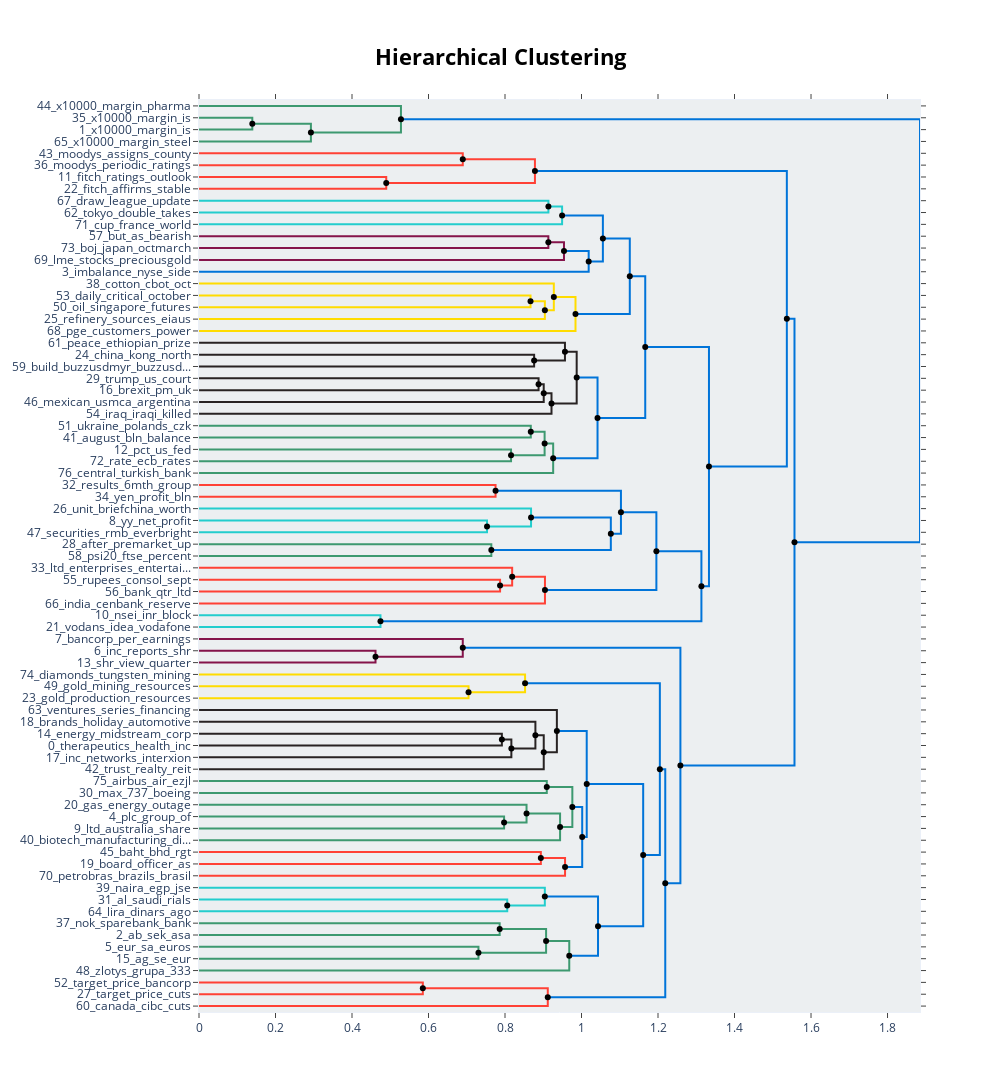

Source (notebook cell):
### Markdown cell above
Visualize the hierarchy of topics and how they have been reduced.

### Code cell
hierarchical_topics = topic_model.hierarchical_topics(docs_news)
topic_model.visualize_hierarchy(hierarchical_topics=hierarchical_topics)

### Figure 1 — Plotly figure (JSON) as saved in the notebook; plotly's stock layout.template omitted (floating-point values rounded to 4 significant figures)
{"data": [{"hoverinfo": "text", "marker": {"color": "rgb(61,153,112)"}, "mode": "lines", "text": ["x10000_margin_is_shh_long", "", "", "x10000_margin_is_shh_long"], "type": "scatter", "x": [0, 0.1393, 0.1393, 0], "xaxis": "x", "y": [-15, -15, -25, -25], "yaxis": "y"}, {"hoverinfo": "text", "marker": {"color": "rgb(61,153,112)"}, "mode": "lines", "text": ["x10000_margin_is_shh_long", "", "", "x10000_margin_steel_is_shh"], "type": "scatter", "x": [0.1393, 0.2926, 0.2926, 0], "xaxis": "x", "y": [-20, -20, -35, -35], "yaxis": "y"}, {"hoverinfo": "text", "marker": {"color": "rgb(61,153,112)"}, "mode": "lines", "text": ["x10000_margin_pharma_is_shh", "", "", "x10000_margin_is_shh_long"], "type": "scatter", "x": [0, 0.528, 0.528, 0.2926], "xaxis": "x", "y": [-5, -5, -27.5, -27.5], "yaxis": "y"}, {"hoverinfo": "text", "marker": {"color": "rgb(255,65,54)"}, "mode": "lines", "text": ["moodys_assigns_county_aa2_go", "", "", "moodys_periodic_ratings_review_completion"], "type": "scatter", "x": [0, 0.6896, 0.6896, 0], "xaxis": "x", "y": [-45, -45, -55, -55], "yaxis": "y"}, {"hoverinfo": "text", "marker": {"color": "rgb(255,65,54)"}, "mode": "lines", "text": ["fitch_ratings_outlook_stable_affirms", "", "", "fitch_affirms_stable_outlook_bbb"], "type": "scatter", "x": [0, 0.4895, 0.4895, 0], "xaxis": "x", "y": [-65, -65, -75, -75], "yaxis": "y"}, {"hoverinfo": "text", "marker": {"color": "rgb(255,65,54)"}, "mode": "lines", "text": ["moodys_periodic_ratings_review_completion", "", "", "fitch_affirms_outlook_stable_ratings"], "type": "scatter", "x": [0.6896, 0.8782, 0.8782, 0.4895], "xaxis": "x", "y": [-50, -50, -70, -70], "yaxis": "y"}, {"hoverinfo": "text", "marker": {"color": "rgb(35,205,205)"}, "mode": "lines", "text": ["draw_league_update_zagreb_frustrated", "", "", "tokyo_double_takes_gold_world"], "type": "scatter", "x": [0, 0.9135, 0.9135, 0], "xaxis": "x", "y": [-85, -85, -95, -95], "yaxis": "y"}, {"hoverinfo": "text", "marker": {"color": "rgb(35,205,205)"}, "mode": "lines", "text": ["league_double_draw_tokyo_duel", "", "", "cup_france_world_england_knockout"], "type": "scatter", "x": [0.9135, 0.9493, 0.9493, 0], "xaxis": "x", "y": [-90, -90, -105, -105], "yaxis": "y"}, {"hoverinfo": "text", "marker": {"color": "rgb(133,20,75)"}, "mode": "lines", "text": ["but_as_bearish_buzzusdjpy_pound", "", "", "boj_japan_octmarch_jgbs_ca"], "type": "scatter", "x": [0, 0.9133, 0.9133, 0], "xaxis": "x", "y": [-115, -115, -125, -125], "yaxis": "y"}, {"hoverinfo": "text", "marker": {"color": "rgb(133,20,75)"}, "mode": "lines", "text": ["boj_but_as_offers_japan", "", "", "lme_stocks_preciousgold_zinc_copper"], "type": "scatter", "x": [0.9133, 0.9542, 0.9542, 0], "xaxis": "x", "y": [-120, -120, -135, -135], "yaxis": "y"}, {"hoverinfo": "text", "marker": {"color": "rgb(0,116,217)"}, "mode": "lines", "text": ["lme_stocks_boj_but_preciousgold", "", "", "imbalance_nyse_side_order_sell"], "type": "scatter", "x": [0.9542, 1.019, 1.019, 0], "xaxis": "x", "y": [-127.5, -127.5, -145, -145], "yaxis": "y"}, {"hoverinfo": "text", "marker": {"color": "rgb(0,116,217)"}, "mode": "lines", "text": ["cup_world_league_double_update", "", "", "nyse_imbalance_side_order_sell"], "type": "scatter", "x": [0.9493, 1.056, 1.056, 1.019], "xaxis": "x", "y": [-97.5, -97.5, -136.2, -136.2], "yaxis": "y"}, {"hoverinfo": "text", "marker": {"color": "rgb(255,220,0)"}, "mode": "lines", "text": ["daily_critical_october_notice_pipeline", "", "", "oil_singapore_futures_palm_malaysia"], "type": "scatter", "x": [0, 0.8667, 0.8667, 0], "xaxis": "x", "y": [-165, -165, -175, -175], "yaxis": "y"}, {"hoverinfo": "text", "marker": {"color": "rgb(255,220,0)"}, "mode": "lines", "text": ["oil_october_daily_critical_futures", "", "", "refinery_sources_eiaus_nhc_arthur"], "type": "scatter", "x": [0.8667, 0.9042, 0.9042, 0], "xaxis": "x", "y": [-170, -170, -185, -185], "yaxis": "y"}, {"hoverinfo": "text", "marker": {"color": "rgb(255,220,0)"}, "mode": "lines", "text": ["cotton_cbot_oct_usda_crop", "", "", "oil_refinery_crude_natgas_futures"], "type": "scatter", "x": [0, 0.9276, 0.9276, 0.9042], "xaxis": "x", "y": [-155, -155, -177.5, -177.5], "yaxis": "y"}, {"hoverinfo": "text", "marker": {"color": "rgb(255,220,0)"}, "mode": "lines", "text": ["oil_oct_refinery_futures_crude", "", "", "pge_customers_power_psps_wind"], "type": "scatter", "x": [0.9276, 0.9843, 0.9843, 0], "xaxis": "x", "y": [-166.2, -166.2, -195, -195], "yaxis": "y"}, {"hoverinfo": "text", "marker": {"color": "rgb(0,116,217)"}, "mode": "lines", "text": ["imbalance_nyse_side_order_sell", "", "", "oct_oil_refinery_futures_crude"], "type": "scatter", "x": [1.056, 1.126, 1.126, 0.9843], "xaxis": "x", "y": [-116.9, -116.9, -180.6, -180.6], "yaxis": "y"}, {"hoverinfo": "text", "marker": {"color": "rgb(40,35,35)"}, "mode": "lines", "text": ["china_kong_north_hong_korea", "", "", "build_buzzusdmyr_buzzusdcnh_pmi_won"], "type": "scatter", "x": [0, 0.8761, 0.8761, 0], "xaxis": "x", "y": [-215, -215, -225, -225], "yaxis": "y"}, {"hoverinfo": "text", "marker": {"color": "rgb(40,35,35)"}, "mode": "lines", "text": ["peace_ethiopian_prize_shillings_south", "", "", "china_kong_north_chinas_hong"], "type": "scatter", "x": [0, 0.9567, 0.9567, 0.8761], "xaxis": "x", "y": [-205, -205, -220, -220], "yaxis": "y"}, {"hoverinfo": "text", "marker": {"color": "rgb(40,35,35)"}, "mode": "lines", "text": ["trump_us_court_impeachment_presidential", "", "", "brexit_pm_uk_eu_johnson"], "type": "scatter", "x": [0, 0.8878, 0.8878, 0], "xaxis": "x", "y": [-235, -235, -245, -245], "yaxis": "y"}, {"hoverinfo": "text", "marker": {"color": "rgb(40,35,35)"}, "mode": "lines", "text": ["brexit_pm_uk_trump_eu", "", "", "mexican_usmca_argentina_president_mexico"], "type": "scatter", "x": [0.8878, 0.9012, 0.9012, 0], "xaxis": "x", "y": [-240, -240, -255, -255], "yaxis": "y"}, {"hoverinfo": "text", "marker": {"color": "rgb(40,35,35)"}, "mode": "lines", "text": ["brexit_pm_uk_says_trump", "", "", "iraq_iraqi_killed_lebanon_state"], "type": "scatter", "x": [0.9012, 0.9216, 0.9216, 0], "xaxis": "x", "y": [-247.5, -247.5, -265, -265], "yaxis": "y"}, {"hoverinfo": "text", "marker": {"color": "rgb(40,35,35)"}, "mode": "lines", "text": ["china_south_kong_update_north", "", "", "brexit_pm_says_update_uk"], "type": "scatter", "x": [0.9567, 0.9874, 0.9874, 0.9216], "xaxis": "x", "y": [-212.5, -212.5, -256.2, -256.2], "yaxis": "y"}, {"hoverinfo": "text", "marker": {"color": "rgb(61,153,112)"}, "mode": "lines", "text": ["ukraine_polands_czk_minister_fcast", "", "", "august_bln_balance_september_in"], "type": "scatter", "x": [0, 0.8674, 0.8674, 0], "xaxis": "x", "y": [-275, -275, -285, -285], "yaxis": "y"}, {"hoverinfo": "text", "marker": {"color": "rgb(61,153,112)"}, "mode": "lines", "text": ["pct_us_fed_feds_week", "", "", "rate_ecb_rates_lowe_rba"], "type": "scatter", "x": [0, 0.8158, 0.8158, 0], "xaxis": "x", "y": [-295, -295, -305, -305], "yaxis": "y"}, {"hoverinfo": "text", "marker": {"color": "rgb(61,153,112)"}, "mode": "lines", "text": ["bln_ukraine_august_balance_pct", "", "", "pct_us_rate_fed_feds"], "type": "scatter", "x": [0.8674, 0.9035, 0.9035, 0.8158], "xaxis": "x", "y": [-280, -280, -300, -300], "yaxis": "y"}, {"hoverinfo": "text", "marker": {"color": "rgb(61,153,112)"}, "mode": "lines", "text": ["pct_rate_us_fed_feds", "", "", "central_turkish_bank_lira_dollars"], "type": "scatter", "x": [0.9035, 0.9259, 0.9259, 0], "xaxis": "x", "y": [-290, -290, -315, -315], "yaxis": "y"}, {"hoverinfo": "text", "marker": {"color": "rgb(0,116,217)"}, "mode": "lines", "text": ["brexit_pm_update_says_us", "", "", "pct_rate_us_fed_feds"], "type": "scatter", "x": [0.9874, 1.042, 1.042, 0.9259], "xaxis": "x", "y": [-234.4, -234.4, -302.5, -302.5], "yaxis": "y"}, {"hoverinfo": "text", "marker": {"color": "rgb(0,116,217)"}, "mode": "lines", "text": ["nyse_imbalance_side_order_on", "", "", "us_says_brexit_pct_update"], "type": "scatter", "x": [1.126, 1.167, 1.167, 1.042], "xaxis": "x", "y": [-148.8, -148.8, -268.4, -268.4], "yaxis": "y"}, {"hoverinfo": "text", "marker": {"color": "rgb(255,65,54)"}, "mode": "lines", "text": ["results_6mth_group_parent_forecast", "", "", "yen_profit_bln_forecast_201920"], "type": "scatter", "x": [0, 0.7753, 0.7753, 0], "xaxis": "x", "y": [-325, -325, -335, -335], "yaxis": "y"}, {"hoverinfo": "text", "marker": {"color": "rgb(35,205,205)"}, "mode": "lines", "text": ["yy_net_profit_9mth_up", "", "", "securities_rmb_everbright_yuexiu_guangzhou"], "type": "scatter", "x": [0, 0.753, 0.753, 0], "xaxis": "x", "y": [-355, -355, -365, -365], "yaxis": "y"}, {"hoverinfo": "text", "marker": {"color": "rgb(35,205,205)"}, "mode": "lines", "text": ["unit_briefchina_worth_holdings_plans", "", "", "yy_net_profit_9mth_up"], "type": "scatter", "x": [0, 0.8681, 0.8681, 0.753], "xaxis": "x", "y": [-345, -345, -360, -360], "yaxis": "y"}, {"hoverinfo": "text", "marker": {"color": "rgb(61,153,112)"}, "mode": "lines", "text": ["after_premarket_up_beat_co", "", "", "psi20_ftse_percent_up_after"], "type": "scatter", "x": [0, 0.7643, 0.7643, 0], "xaxis": "x", "y": [-375, -375, -385, -385], "yaxis": "y"}, {"hoverinfo": "text", "marker": {"color": "rgb(0,116,217)"}, "mode": "lines", "text": ["yy_net_profit_up_9mth", "", "", "after_up_premarket_down_shares"], "type": "scatter", "x": [0.8681, 1.077, 1.077, 0.7643], "xaxis": "x", "y": [-352.5, -352.5, -380, -380], "yaxis": "y"}, {"hoverinfo": "text", "marker": {"color": "rgb(0,116,217)"}, "mode": "lines", "text": ["yen_forecast_6mth_group_profit", "", "", "up_yy_profit_net_after"], "type": "scatter", "x": [0.7753, 1.103, 1.103, 1.077], "xaxis": "x", "y": [-330, -330, -366.2, -366.2], "yaxis": "y"}, {"hoverinfo": "text", "marker": {"color": "rgb(255,65,54)"}, "mode": "lines", "text": ["rupees_consol_sept_ltd_qtr", "", "", "bank_qtr_ltd_issue_rupees"], "type": "scatter", "x": [0, 0.7871, 0.7871, 0], "xaxis": "x", "y": [-405, -405, -415, -415], "yaxis": "y"}, {"hoverinfo": "text", "marker": {"color": "rgb(255,65,54)"}, "mode": "lines", "text": ["ltd_enterprises_entertainment_india_rupees", "", "", "rupees_qtr_ltd_sept_consol"], "type": "scatter", "x": [0, 0.8187, 0.8187, 0.7871], "xaxis": "x", "y": [-395, -395, -410, -410], "yaxis": "y"}, {"hoverinfo": "text", "marker": {"color": "rgb(255,65,54)"}, "mode": "lines", "text": ["rupees_ltd_qtr_sept_india", "", "", "india_cenbank_reserve_rbi_rupees"], "type": "scatter", "x": [0.8187, 0.9045, 0.9045, 0], "xaxis": "x", "y": [-402.5, -402.5, -425, -425], "yaxis": "y"}, {"hoverinfo": "text", "marker": {"color": "rgb(0,116,217)"}, "mode": "lines", "text": ["profit_yen_bln_up_forecast", "", "", "rupees_ltd_india_qtr_sept"], "type": "scatter", "x": [1.103, 1.196, 1.196, 0.9045], "xaxis": "x", "y": [-348.1, -348.1, -413.8, -413.8], "yaxis": "y"}, {"hoverinfo": "text", "marker": {"color": "rgb(35,205,205)"}, "mode": "lines", "text": ["nsei_inr_block_deal_at", "", "", "vodans_idea_vodafone_nsei_inr"], "type": "scatter", "x": [0, 0.4744, 0.4744, 0], "xaxis": "x", "y": [-435, -435, -445, -445], "yaxis": "y"}, {"hoverinfo": "text", "marker": {"color": "rgb(0,116,217)"}, "mode": "lines", "text": ["profit_bln_yen_up_ltd", "", "", "nsei_inr_block_deal_vodans"], "type": "scatter", "x": [1.196, 1.313, 1.313, 0.4744], "xaxis": "x", "y": [-380.9, -380.9, -440, -440], "yaxis": "y"}, {"hoverinfo": "text", "marker": {"color": "rgb(0,116,217)"}, "mode": "lines", "text": ["side_imbalance_nyse_order_on", "", "", "inr_block_nsei_deal_profit"], "type": "scatter", "x": [1.167, 1.333, 1.333, 1.313], "xaxis": "x", "y": [-208.6, -208.6, -410.5, -410.5], "yaxis": "y"}, {"hoverinfo": "text", "marker": {"color": "rgb(0,116,217)"}, "mode": "lines", "text": ["fitch_moodys_ratings_stable_outlook", "", "", "deal_side_nyse_imbalance_shares"], "type": "scatter", "x": [0.8782, 1.537, 1.537, 1.333], "xaxis": "x", "y": [-60, -60, -309.5, -309.5], "yaxis": "y"}, {"hoverinfo": "text", "marker": {"color": "rgb(133,20,75)"}, "mode": "lines", "text": ["inc_reports_shr_quarter_ibes", "", "", "shr_view_quarter_third_ibes"], "type": "scatter", "x": [0, 0.4615, 0.4615, 0], "xaxis": "x", "y": [-465, -465, -475, -475], "yaxis": "y"}, {"hoverinfo": "text", "marker": {"color": "rgb(133,20,75)"}, "mode": "lines", "text": ["bancorp_per_earnings_financial_shr", "", "", "shr_reports_quarter_inc_ibes"], "type": "scatter", "x": [0, 0.6896, 0.6896, 0.4615], "xaxis": "x", "y": [-455, -455, -470, -470], "yaxis": "y"}, {"hoverinfo": "text", "marker": {"color": "rgb(255,220,0)"}, "mode": "lines", "text": ["gold_mining_resources_mineral_ltd", "", "", "gold_production_resources_minerals_steel"], "type": "scatter", "x": [0, 0.7047, 0.7047, 0], "xaxis": "x", "y": [-495, -495, -505, -505], "yaxis": "y"}, {"hoverinfo": "text", "marker": {"color": "rgb(255,220,0)"}, "mode": "lines", "text": ["diamonds_tungsten_mining_lithium_resources", "", "", "gold_production_resources_mining_minerals"], "type": "scatter", "x": [0, 0.8525, 0.8525, 0.7047], "xaxis": "x", "y": [-485, -485, -500, -500], "yaxis": "y"}, {"hoverinfo": "text", "marker": {"color": "rgb(40,35,35)"}, "mode": "lines", "text": ["energy_midstream_corp_quarter_coal", "", "", "therapeutics_health_inc_pharmaceuticals_announces"], "type": "scatter", "x": [0, 0.7918, 0.7918, 0], "xaxis": "x", "y": [-535, -535, -545, -545], "yaxis": "y"}, {"hoverinfo": "text", "marker": {"color": "rgb(40,35,35)"}, "mode": "lines", "text": ["therapeutics_health_inc_announces_for", "", "", "inc_networks_interxion_google_target"], "type": "scatter", "x": [0.7918, 0.8166, 0.8166, 0], "xaxis": "x", "y": [-540, -540, -555, -555], "yaxis": "y"}, {"hoverinfo": "text", "marker": {"color": "rgb(40,35,35)"}, "mode": "lines", "text": ["brands_holiday_automotive_inc_motors", "", "", "inc_therapeutics_health_of_for"], "type": "scatter", "x": [0, 0.8795, 0.8795, 0.8166], "xaxis": "x", "y": [-525, -525, -547.5, -547.5], "yaxis": "y"}, {"hoverinfo": "text", "marker": {"color": "rgb(40,35,35)"}, "mode": "lines", "text": ["inc_of_therapeutics_agreement_health", "", "", "trust_realty_reit_properties_apartment"], "type": "scatter", "x": [0.8795, 0.9012, 0.9012, 0], "xaxis": "x", "y": [-536.2, -536.2, -565, -565], "yaxis": "y"}, {"hoverinfo": "text", "marker": {"color": "rgb(40,35,35)"}, "mode": "lines", "text": ["ventures_series_financing_capital_certificates", "", "", "inc_of_therapeutics_to_agreement"], "type": "scatter", "x": [0, 0.9356, 0.9356, 0.9012], "xaxis": "x", "y": [-515, -515, -550.6, -550.6], "yaxis": "y"}, {"hoverinfo": "text", "marker": {"color": "rgb(61,153,112)"}, "mode": "lines", "text": ["airbus_air_ezjl_easyjet_despite", "", "", "max_737_boeing_airlines_air"], "type": "scatter", "x": [0, 0.9092, 0.9092, 0], "xaxis": "x", "y": [-575, -575, -585, -585], "yaxis": "y"}, {"hoverinfo": "text", "marker": {"color": "rgb(61,153,112)"}, "mode": "lines", "text": ["plc_group_of_stg_in", "", "", "ltd_australia_share_halt_capital"], "type": "scatter", "x": [0, 0.7976, 0.7976, 0], "xaxis": "x", "y": [-605, -605, -615, -615], "yaxis": "y"}, {"hoverinfo": "text", "marker": {"color": "rgb(61,153,112)"}, "mode": "lines", "text": ["gas_energy_outage_mcmday_gassco", "", "", "plc_group_ltd_share_in"], "type": "scatter", "x": [0, 0.8563, 0.8563, 0.7976], "xaxis": "x", "y": [-595, -595, -610, -610], "yaxis": "y"}, {"hoverinfo": "text", "marker": {"color": "rgb(61,153,112)"}, "mode": "lines", "text": ["plc_group_ltd_in_to", "", "", "biotech_manufacturing_digitallyenabled_astrazeneca_ushers"], "type": "scatter", "x": [0.8563, 0.944, 0.944, 0], "xaxis": "x", "y": [-602.5, -602.5, -625, -625], "yaxis": "y"}, {"hoverinfo": "text", "marker": {"color": "rgb(61,153,112)"}, "mode": "lines", "text": ["max_737_air_boeing_airlines", "", "", "plc_in_group_to_of"], "type": "scatter", "x": [0.9092, 0.976, 0.976, 0.944], "xaxis": "x", "y": [-580, -580, -613.8, -613.8], "yaxis": "y"}, {"hoverinfo": "text", "marker": {"color": "rgb(255,65,54)"}, "mode": "lines", "text": ["baht_bhd_rgt_thai_pcl", "", "", "board_officer_as_chief_appoints"], "type": "scatter", "x": [0, 0.8937, 0.8937, 0], "xaxis": "x", "y": [-635, -635, -645, -645], "yaxis": "y"}, {"hoverinfo": "text", "marker": {"color": "rgb(255,65,54)"}, "mode": "lines", "text": ["board_as_officer_appoints_chief", "", "", "petrobras_brazils_brasil_reais_ceo"], "type": "scatter", "x": [0.8937, 0.957, 0.957, 0], "xaxis": "x", "y": [-640, -640, -655, -655], "yaxis": "y"}, {"hoverinfo": "text", "marker": {"color": "rgb(0,116,217)"}, "mode": "lines", "text": ["plc_in_group_of_to", "", "", "board_as_ceo_officer_appoints"], "type": "scatter", "x": [0.976, 1.002, 1.002, 0.957], "xaxis": "x", "y": [-596.9, -596.9, -647.5, -647.5], "yaxis": "y"}, {"hoverinfo": "text", "marker": {"color": "rgb(0,116,217)"}, "mode": "lines", "text": ["inc_of_to_announces_therapeutics", "", "", "plc_in_of_as_ceo"], "type": "scatter", "x": [0.9356, 1.014, 1.014, 1.002], "xaxis": "x", "y": [-532.8, -532.8, -622.2, -622.2], "yaxis": "y"}, {"hoverinfo": "text", "marker": {"color": "rgb(35,205,205)"}, "mode": "lines", "text": ["al_saudi_rials_ninemonth_dinars", "", "", "lira_dinars_ago_loss_year"], "type": "scatter", "x": [0, 0.8058, 0.8058, 0], "xaxis": "x", "y": [-675, -675, -685, -685], "yaxis": "y"}, {"hoverinfo": "text", "marker": {"color": "rgb(35,205,205)"}, "mode": "lines", "text": ["naira_egp_jse_nigeria_transmission", "", "", "dinars_lira_ago_year_al"], "type": "scatter", "x": [0, 0.9041, 0.9041, 0.8058], "xaxis": "x", "y": [-665, -665, -680, -680], "yaxis": "y"}, {"hoverinfo": "text", "marker": {"color": "rgb(61,153,112)"}, "mode": "lines", "text": ["nok_sparebank_bank_yr_mln", "", "", "ab_sek_asa_publ_q3"], "type": "scatter", "x": [0, 0.786, 0.786, 0], "xaxis": "x", "y": [-695, -695, -705, -705], "yaxis": "y"}, {"hoverinfo": "text", "marker": {"color": "rgb(61,153,112)"}, "mode": "lines", "text": ["eur_sa_euros_nv_spa", "", "", "ag_se_eur_sfr_euros"], "type": "scatter", "x": [0, 0.7306, 0.7306, 0], "xaxis": "x", "y": [-715, -715, -725, -725], "yaxis": "y"}, {"hoverinfo": "text", "marker": {"color": "rgb(61,153,112)"}, "mode": "lines", "text": ["ab_sek_asa_nok_publ", "", "", "eur_ag_euros_sa_nv"], "type": "scatter", "x": [0.786, 0.9074, 0.9074, 0.7306], "xaxis": "x", "y": [-700, -700, -720, -720], "yaxis": "y"}, {"hoverinfo": "text", "marker": {"color": "rgb(61,153,112)"}, "mode": "lines", "text": ["ab_eur_sek_mln_ag", "", "", "zlotys_grupa_333_733_sa"], "type": "scatter", "x": [0.9074, 0.968, 0.968, 0], "xaxis": "x", "y": [-710, -710, -735, -735], "yaxis": "y"}, {"hoverinfo": "text", "marker": {"color": "rgb(0,116,217)"}, "mode": "lines", "text": ["dinars_lira_naira_year_ago", "", "", "ab_eur_sek_mln_yr"], "type": "scatter", "x": [0.9041, 1.043, 1.043, 0.968], "xaxis": "x", "y": [-672.5, -672.5, -722.5, -722.5], "yaxis": "y"}, {"hoverinfo": "text", "marker": {"color": "rgb(0,116,217)"}, "mode": "lines", "text": ["plc_of_to_inc_in", "", "", "ab_eur_mln_ago_sek"], "type": "scatter", "x": [1.014, 1.161, 1.161, 1.043], "xaxis": "x", "y": [-577.5, -577.5, -697.5, -697.5], "yaxis": "y"}, {"hoverinfo": "text", "marker": {"color": "rgb(0,116,217)"}, "mode": "lines", "text": ["gold_resources_mining_production_minerals", "", "", "mln_of_to_in_for"], "type": "scatter", "x": [0.8525, 1.205, 1.205, 1.161], "xaxis": "x", "y": [-492.5, -492.5, -637.5, -637.5], "yaxis": "y"}, {"hoverinfo": "text", "marker": {"color": "rgb(255,65,54)"}, "mode": "lines", "text": ["target_price_bancorp_davidson_raises", "", "", "target_price_cuts_from_raises"], "type": "scatter", "x": [0, 0.5852, 0.5852, 0], "xaxis": "x", "y": [-745, -745, -755, -755], "yaxis": "y"}, {"hoverinfo": "text", "marker": {"color": "rgb(255,65,54)"}, "mode": "lines", "text": ["target_price_raises_from_cuts", "", "", "canada_cibc_cuts_under_mullen"], "type": "scatter", "x": [0.5852, 0.9118, 0.9118, 0], "xaxis": "x", "y": [-750, -750, -765, -765], "yaxis": "y"}, {"hoverinfo": "text", "marker": {"color": "rgb(0,116,217)"}, "mode": "lines", "text": ["of_mln_to_in_for", "", "", "target_price_from_cuts_raises"], "type": "scatter", "x": [1.205, 1.219, 1.219, 0.9118], "xaxis": "x", "y": [-565, -565, -757.5, -757.5], "yaxis": "y"}, {"hoverinfo": "text", "marker": {"color": "rgb(0,116,217)"}, "mode": "lines", "text": ["shr_reports_inc_quarter_earnings", "", "", "to_of_mln_from_price"], "type": "scatter", "x": [0.6896, 1.259, 1.259, 1.219], "xaxis": "x", "y": [-462.5, -462.5, -661.2, -661.2], "yaxis": "y"}, {"hoverinfo": "text", "marker": {"color": "rgb(0,116,217)"}, "mode": "lines", "text": ["deal_on_side_nyse_imbalance", "", "", "mln_of_to_inc_q3"], "type": "scatter", "x": [1.537, 1.557, 1.557, 1.259], "xaxis": "x", "y": [-184.8, -184.8, -561.9, -561.9], "yaxis": "y"}, {"hoverinfo": "text", "marker": {"color": "rgb(0,116,217)"}, "mode": "lines", "text": ["x10000_margin_is_shh_long", "", "", "of_to_in_mln_for"], "type": "scatter", "x": [0.528, 1.885, 1.885, 1.557], "xaxis": "x", "y": [-16.25, -16.25, -373.3, -373.3], "yaxis": "y"}, {"hoverinfo": "text", "hovertext": ["x10000_margin_is_shh_long", "moodys_periodic_ratings_review_completion", "league_double_draw_tokyo_duel", "boj_but_as_offers_japan", "lme_stocks_boj_but_preciousgold", "cup_world_league_double_update", "oil_october_daily_critical_futures", "oil_oct_refinery_futures_crude", "imbalance_nyse_side_order_sell", "brexit_pm_uk_trump_eu", "brexit_pm_uk_says_trump", "china_south_kong_update_north", "bln_ukraine_august_balance_pct", "pct_rate_us_fed_feds", "brexit_pm_update_says_us", "nyse_imbalance_side_order_on", "yy_net_profit_up_9mth", "yen_forecast_6mth_group_profit", "rupees_ltd_qtr_sept_india", "profit_yen_bln_up_forecast", "profit_bln_yen_up_ltd", "side_imbalance_nyse_order_on", "fitch_moodys_ratings_stable_outlook", "therapeutics_health_inc_announces_for", "inc_of_therapeutics_agreement_health", "plc_group_ltd_in_to", "max_737_air_boeing_airlines", "board_as_officer_appoints_chief", "plc_in_group_of_to", "inc_of_to_announces_therapeutics", "ab_sek_asa_nok_publ", "ab_eur_sek_mln_ag", "dinars_lira_naira_year_ago", "plc_of_to_inc_in", "gold_resources_mining_production_minerals", "target_price_raises_from_cuts", "of_mln_to_in_for", "shr_reports_inc_quarter_earnings", "deal_on_side_nyse_imbalance", "x10000_margin_is_shh_long"], "marker": {"color": "black"}, "mode": "markers", "showlegend": false, "type": "scatter", "x": [0.1393, 0.6896, 0.9135, 0.9133, 0.9542, 0.9493, 0.8667, 0.9276, 1.056, 0.8878, 0.9012, 0.9567, 0.8674, 0.9035, 0.9874, 1.126, 0.8681, 0.7753, 0.8187, 1.103, 1.196, 1.167, 0.8782, 0.7918, 0.8795, 0.8563, 0.9092, 0.8937, 0.976, 0.9356, 0.786, 0.9074, 0.9041, 1.014, 0.8525, 0.5852, 1.205, 0.6896, 1.537, 0.528], "y": [-20, -50, -90, -120, -127.5, -97.5, -170, -166.2, -116.9, -240, -247.5, -212.5, -280, -290, -234.4, -148.8, -352.5, -330, -402.5, -348.1, -380.9, -208.6, -60, -540, -536.2, -602.5, -580, -640, -596.9, -532.8, -700, -710, -672.5, -577.5, -492.5, -750, -565, -462.5, -184.8, -16.25]}, {"hoverinfo": "text", "hovertext": ["x10000_margin_is_shh_long", "fitch_affirms_outlook_stable_ratings", "nyse_imbalance_side_order_sell", "oil_refinery_crude_natgas_futures", "oct_oil_refinery_futures_crude", "china_kong_north_chinas_hong", "brexit_pm_says_update_uk", "pct_us_rate_fed_feds", "pct_rate_us_fed_feds", "us_says_brexit_pct_update", "yy_net_profit_9mth_up", "after_up_premarket_down_shares", "up_yy_profit_net_after", "rupees_qtr_ltd_sept_consol", "rupees_ltd_india_qtr_sept", "nsei_inr_block_deal_vodans", "inr_block_nsei_deal_profit", "deal_side_nyse_imbalance_shares", "shr_reports_quarter_inc_ibes", "gold_production_resources_mining_minerals", "inc_therapeutics_health_of_for", "inc_of_therapeutics_to_agreement", "plc_group_ltd_share_in", "plc_in_group_to_of", "board_as_ceo_officer_appoints", "plc_in_of_as_ceo", "dinars_lira_ago_year_al", "eur_ag_euros_sa_nv", "ab_eur_sek_mln_yr", "ab_eur_mln_ago_sek", "mln_of_to_in_for", "target_price_from_cuts_raises", "to_of_mln_from_price", "mln_of_to_inc_q3", "of_to_in_mln_for"], "marker": {"color": "black"}, "mode": "markers", "showlegend": false, "type": "scatter", "x": [0.2926, 0.4895, 1.019, 0.9042, 0.9843, 0.8761, 0.9216, 0.8158, 0.9259, 1.042, 0.753, 0.7643, 1.077, 0.7871, 0.9045, 0.4744, 1.313, 1.333, 0.4615, 0.7047, 0.8166, 0.9012, 0.7976, 0.944, 0.957, 1.002, 0.8058, 0.7306, 0.968, 1.043, 1.161, 0.9118, 1.219, 1.259, 1.557], "y": [-27.5, -70, -136.2, -177.5, -180.6, -220, -256.2, -300, -302.5, -268.4, -360, -380, -366.2, -410, -413.8, -440, -410.5, -309.5, -470, -500, -547.5, -550.6, -610, -613.8, -647.5, -622.2, -680, -720, -722.5, -697.5, -637.5, -757.5, -661.2, -561.9, -373.3]}], "layout": {"autosize": false, "height": 1355, "hoverlabel": {"bgcolor": "white", "font": {"family": "Rockwell", "size": 16}}, "hovermode": "closest", "plot_bgcolor": "#ECEFF1", "showlegend": false, "title": {"font": {"color": "Black", "size": 22}, "text": "<b>Hierarchical Clustering</b>", "x": 0.5, "xanchor": "center", "yanchor": "top"}, "width": 1000, "xaxis": {"mirror": "allticks", "rangemode": "tozero", "showgrid": false, "showline": true, "showticklabels": true, "ticks": "outside", "type": "linear", "zeroline": false}, "yaxis": {"mirror": "allticks", "range": [-770, 0], "rangemode": "tozero", "showgrid": false, "showline": true, "showticklabels": true, "tickmode": "array", "ticks": "outside", "ticktext": ["44_x10000_margin_pharma", "35_x10000_margin_is", "1_x10000_margin_is", "65_x10000_margin_steel", "43_moodys_assigns_county", "36_moodys_periodic_ratings", "11_fitch_ratings_outlook", "22_fitch_affirms_stable", "67_draw_league_update", "62_tokyo_double_takes", "71_cup_france_world", "57_but_as_bearish", "73_boj_japan_octmarch", "69_lme_stocks_preciousgold", "3_imbalance_nyse_side", "38_cotton_cbot_oct", "53_daily_critical_october", "50_oil_singapore_futures", "25_refinery_sources_eiaus", "68_pge_customers_power", "61_peace_ethiopian_prize", "24_china_kong_north", "59_build_buzzusdmyr_buzzusd...", "29_trump_us_court", "16_brexit_pm_uk", "46_mexican_usmca_argentina", "54_iraq_iraqi_killed", "51_ukraine_polands_czk", "41_august_bln_balance", "12_pct_us_fed", "72_rate_ecb_rates", "76_central_turkish_bank", "32_results_6mth_group", "34_yen_profit_bln", "26_unit_briefchina_worth", "8_yy_net_profit", "47_securities_rmb_everbright", "28_after_premarket_up", "58_psi20_ftse_percent", "33_ltd_enterprises_entertai...", "55_rupees_consol_sept", "56_bank_qtr_ltd", "66_india_cenbank_reserve", "10_nsei_inr_block", "21_vodans_idea_vodafone", "7_bancorp_per_earnings", "6_inc_reports_shr", "13_shr_view_quarter", "74_diamonds_tungsten_mining", "49_gold_mining_resources", "23_gold_production_resources", "63_ventures_series_financing", "18_brands_holiday_automotive", "14_energy_midstream_corp", "0_therapeutics_health_inc", "17_inc_networks_interxion", "42_trust_realty_reit", "75_airbus_air_ezjl", "30_max_737_boeing", "20_gas_energy_outage", "4_plc_group_of", "9_ltd_australia_share", "40_biotech_manufacturing_di...", "45_baht_bhd_rgt", "19_board_officer_as", "70_petrobras_brazils_brasil", "39_naira_egp_jse", "31_al_saudi_rials", "64_lira_dinars_ago", "37_nok_sparebank_bank", "2_ab_sek_asa", "5_eur_sa_euros", "15_ag_se_eur", "48_zlotys_grupa_333", "52_target_price_bancorp", "27_target_price_cuts", "60_canada_cibc_cuts"], "tickvals": [-5, -15, -25, -35, -45, -55, -65, -75, -85, -95, -105, -115, -125, -135, -145, -155, -165, -175, -185, -195, -205, -215, -225, -235, -245, -255, -265, -275, -285, -295, -305, -315, -325, -335, -345, -355, -365, -375, -385, -395, -405, -415, -425, -435, -445, -455, -465, -475, -485, -495, -505, -515, -525, -535, -545, -555, -565, -575, -585, -595, -605, -615, -625, -635, -645, -655, -665, -675, -685, -695, -705, -715, -725, -735, -745, -755, -765], "type": "linear", "zeroline": false}}}
